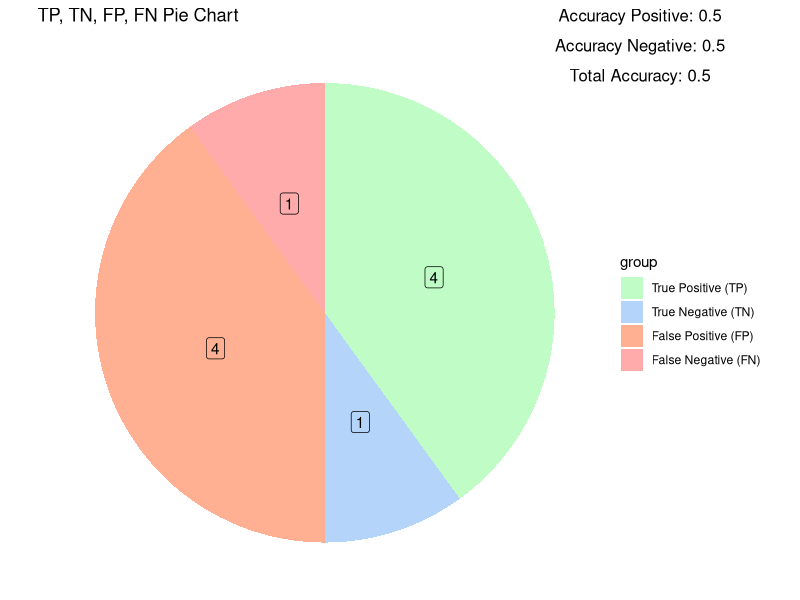

The R source for this figure:
## ---- chunk 1
library('tidyverse')
library('ggrepel')
library('grid')
library("cowplot")

## ---- chunk 2
Accuracy_Label_Table <- function (Labels, Guesses) {
  Value_P <- function(Label, Guess){
  bin <- as.integer( #Returns int equivalent of binary value Label,Guess
    strtoi(
      paste0(Label * 10 + Guess), 
      base = 2
      )
    )
  
    arr <- c("TN", #Label = 0, Guess = 0
             "FP", #Label = 0, Guess = 1
             "FN", #Label = 1, Guess = 0
             "TP" #Label = 1, Guess = 1
             )
    return(arr[bin+1])
  
  
  }
  
  result <- map2(.x = Labels, .y = Guesses,.f = Value_P) %>% unlist()

  TN_Count <- result[result == "TN"] %>% length()
  FP_Count <- result[result == "FP"] %>% length()
  FN_Count <- result[result == "FN"] %>% length()
  TP_Count <- result[result == "TP"] %>% length()
  
  
  group = c("True Negative (TN)", #Label = 0, Guess = 0
             "False Positive (FP)", #Label = 0, Guess = 1
             "False Negative (FN)", #Label = 1, Guess = 0
             "True Positive (TP)" #Label = 1, Guess = 1
             )
  value = c(TN_Count,
            FP_Count,
            FN_Count,
            TP_Count)
  
  data.frame(group = group,
             value = value)
}
#-------------------------------------------------------------------------------
FP_Pie_Chart <- function(Labels, Guesses) {
  a_table <- Accuracy_Label_Table(Labels = Labels,
                     Guesses = Guesses)

  N_Acc <- round(a_table[1,2] / (a_table[1,2] + a_table[3,2]), digits = 4)
  P_Acc <- round(a_table[4,2] / (a_table[4,2] + a_table[2,2]), digits = 4)
  Acc <- round((a_table[1,2] + a_table[4,2]) / (a_table[1,2] + a_table[3,2] + a_table[4,2] + a_table[2,2]), digits = 4)
  
  plt <- a_table %>%
    ggplot(aes(x = "", y = value, fill = group)) +
    geom_col() + 
    geom_label(aes(label = value),
               position = position_stack(vjust = 0.5),
               show.legend = FALSE) +
    coord_polar(theta = "y") +
    scale_fill_manual(values = c("#FFABAB", "#FFB092",
                                 "#b4d4fa", "#BFFCC6"),
                      guide = guide_legend(reverse = TRUE)) + 
    ggtitle("TP, TN, FP, FN Pie Chart") +
    theme_void()
  
  plt <- ggdraw(plt)
  
  plt <- plt +
    annotation_custom(grob = textGrob(paste0("Accuracy Positive: ",P_Acc)),  xmin = 1 - .2, xmax = 1 - .2, ymin = 1 - .025, ymax = 1- .025) +
    annotation_custom(grob = textGrob(paste0("Accuracy Negative: ",N_Acc)),  xmin = 1 - .2, xmax = 1 - .2, ymin = 1 - .025 - .05, ymax = 1- .025 - .05) +
    annotation_custom(grob = textGrob(paste0("Total Accuracy: ",Acc)),  xmin = 1 - .2, xmax = 1 - .2, ymin = 1 - .025 - .1, ymax = 1- .025 - .1)
  plt
}
#-------------------------------------------------------------------------------
## ---- chunk 3

Labels =  sample(0:1,10,replace=TRUE)#250 random values of 1's and 0's
Guesses = sample(0:1,10,replace=TRUE)#250 random values of 1's and 0's



Accuracy_Label_Table(Labels = Labels,
                     Guesses = Guesses)


FP_Pie_Chart(Labels =  Labels,
             Guesses = Guesses)
